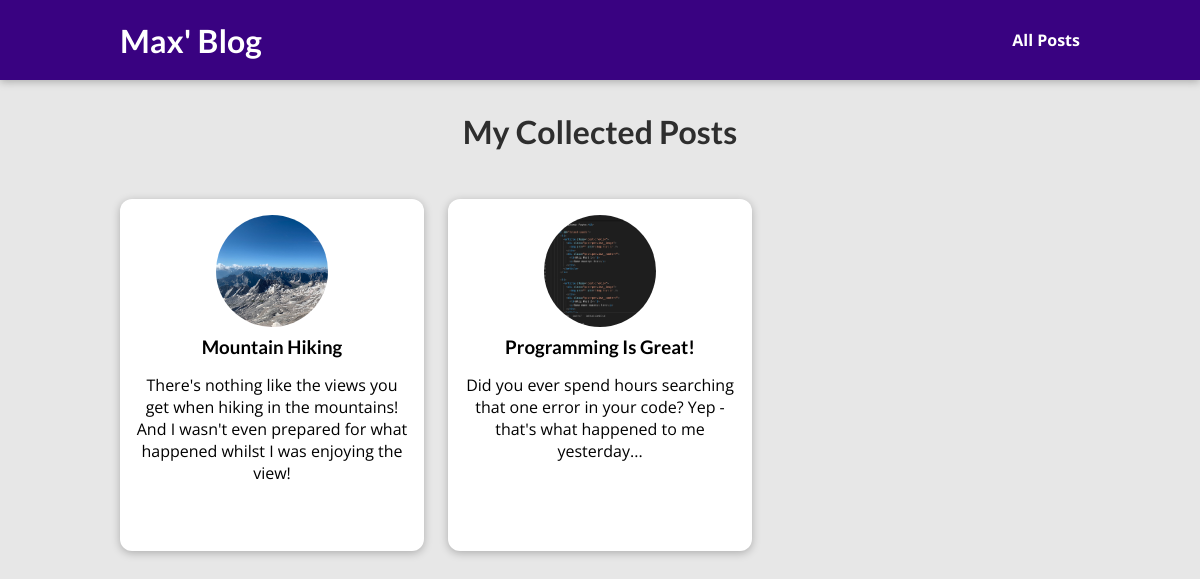
The app's page /posts, older data.
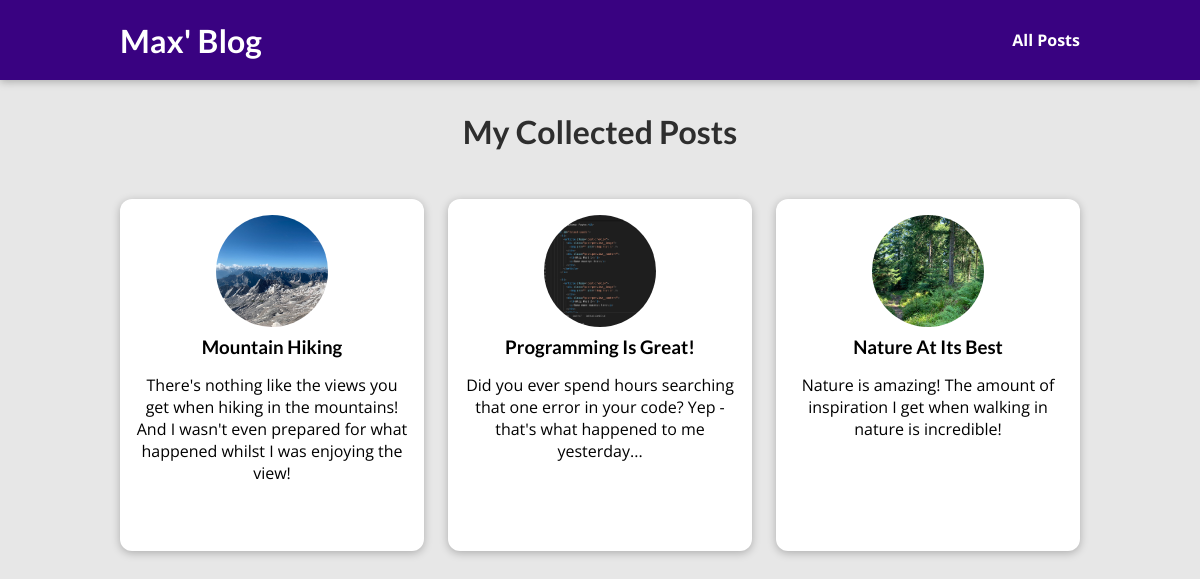
The same page, newer data.
### blog/models.py (models this page shows)
class Post(models.Model):
  title = models.CharField(max_length=150)
  excerpt = models.CharField(max_length=200)
  image = models.FileField(upload_to='posts', null=True)
  date = models.DateField(auto_now=True)
  content = models.TextField(validators=[MinLengthValidator(100)])
  slug = models.SlugField(unique=True, db_index=True)
  author = models.ForeignKey(Author, null=True, on_delete=models.SET_NULL, related_name='books')
  tags = models.ManyToManyField(Tag, blank=True, related_name='posts')

### blog/views.py (the view)
# urls.py: path('posts', views.AllPostView.as_view(), name='post-list'),
class AllPostView(ListView):
  template_name = "blog/all-posts.html"
  model = Post
  context_object_name = "posts"
  ordering = ['-date']

### blog/templates/blog/all-posts.html (shortened to what this page needs)
{% extends "base.html" %}
{% load static %}
{% block css_files %}
  <link rel="stylesheet" href="{% static "blog/post.css" %}" />
  <link rel="stylesheet" href="{% static "blog/all-posts.css" %}" />
{% endblock %}
{% block content %}
<section id="all-posts">
  <h2>My Collected Posts</h2>
  <ul>
    {% for post in posts %}
      {% include "blog/includes/post.html" %}
    {% endfor %}
  </ul>
</section>
{% endblock %}

### blog/templates/blog/includes/post.html
{% load static %}
<li>
  <article class="post">
    <a href="{% url 'post-detail-page' post.slug %}">
      <img src="{{ post.image.url }}" alt="{{  post.title }}"
      />
      <div class="post__content">
        <h3>{{post.title}}</h3>
        <p>
          {{post.excerpt}}
        </p>
      </div>
    </a>
  </article>
</li>

Row changes from the older to the newer data that the page shows:
added Post: image (picture), title "Nature At Its Best", excerpt "Nature is amazing! The amount of inspiration I get when walking in nature is incredible!"
